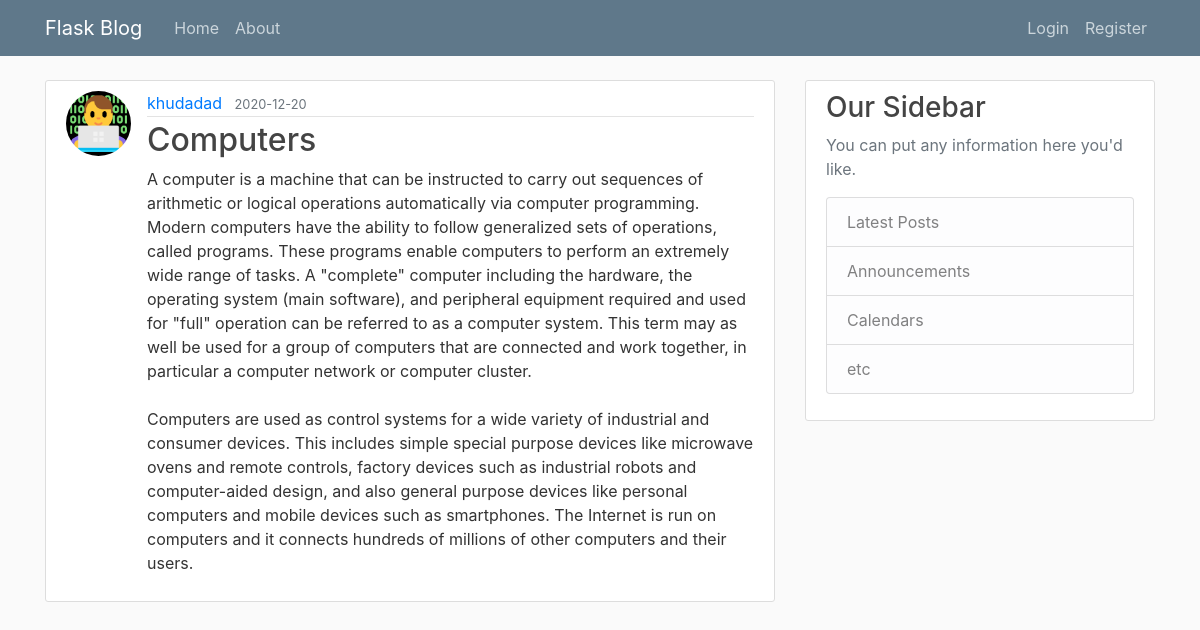
/post/1, run on the app's committed database.
### flaskblog/models.py (models this page shows, shortened)
class User(db.Model, UserMixin):
    id = db.Column(db.Integer, primary_key=True)
    username = db.Column(db.String(20), unique = True, nullable=False)
    email = db.Column(db.String(120), unique = True, nullable=False)
    image_file = db.Column(db.String(60), nullable=False, default="default.jpg")
    password = db.Column(db.String(60), nullable=False)
    posts = db.relationship('Post', backref='author', lazy=True)

class Post(db.Model):
    id = db.Column(db.Integer, primary_key=True)
    title = db.Column(db.String(100), nullable=False)
    date_posted = db.Column(db.DateTime, nullable=False, default=datetime.utcnow)
    content = db.Column(db.Text, nullable=False )
    user_id = db.Column(db.Integer, db.ForeignKey('user.id'), nullable=False)

### flaskblog/posts/routes.py (the view)
@posts.route('/post/<int:post_id>')
def post(post_id):
    post = Post.query.get_or_404(post_id)
    return render_template('post.html', title=post.title, post = post )

### flaskblog/templates/post.html (shortened to what this page needs)
{% extends 'layout.html' %}
  {% block content %}
    <article class="media content-section">
        <img class="rounded-circle article-img" src="{{ url_for('static', filename='profile_pic/' + post.author.image_file) }}">
        <div class="media-body">
            <div class="article-metadata">
            <a class="mr-2" href="#">{{ post.author.username }}</a>
            <small class="text-muted">{{ post.date_posted.strftime('%Y-%m-%d') }}</small>
            </div>
            <h2><a class="article-title" href="#">{{ post.title }}</a></h2>
            <p class="article-content">{{ post.content }}</p>
        </div>
    </article>
  {% endblock content %}

### flaskblog/static/main.css (style rules this page uses)
body { background: #fafafa; color: #333333; margin-top: 5rem; }
h1, h2, h3, h4, h5, h6 { color: #444444; }
.content-section { background: #ffffff; padding: 10px 20px; border: 1px solid #dddddd; border-radius: 3px; margin-bottom: 20px; }
.article-title { color: #444444; }
.article-content { white-space: pre-line; }
.article-img { height: 65px; width: 65px; margin-right: 16px; }
.article-metadata { padding-bottom: 1px; margin-bottom: 4px; border-bottom: 1px solid #e3e3e3 }

### data on the page
User: image_file (picture), author.username "khudadad"
Post: date_posted "2020-12-20", title "Computers", content "A computer is a machine that can be instructed to carry out sequences of arithmetic or logical operations automatically via computer programming. Modern computers have the ability to follow generalized sets of operations, called programs. These programs enable computers to perform an extremely wide range of tasks. A \"complete\" computer including the hardware, the operating system (main software), and peripheral equipment required and used for \"full\" operation can be referred to as a computer system. This term may as well be used for a group of computers that are connected and work together, in particular a computer network or computer cluster. Computers are used as control systems for a…"
